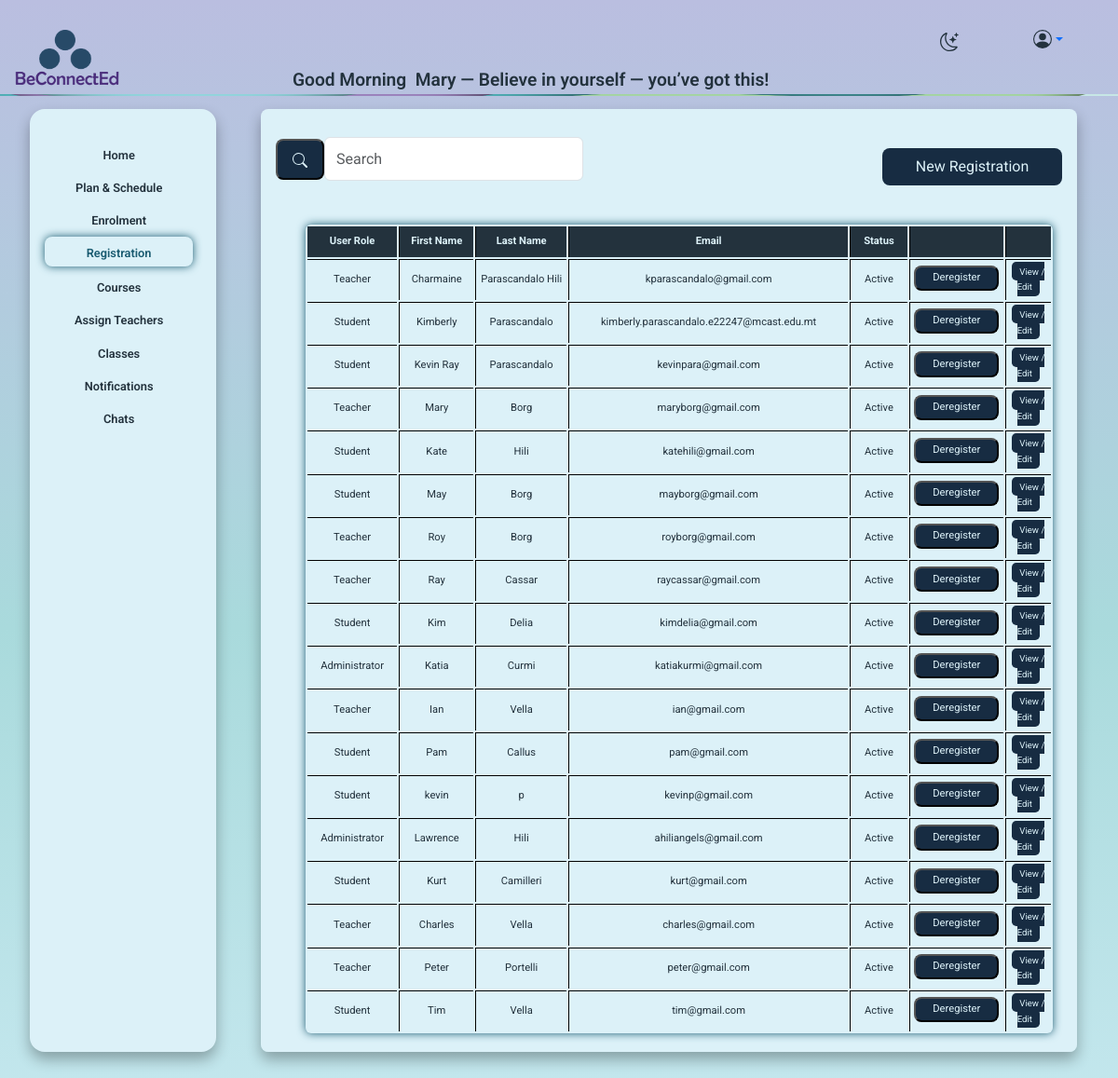
The app's page /registration_admin.php (signed in), older data.
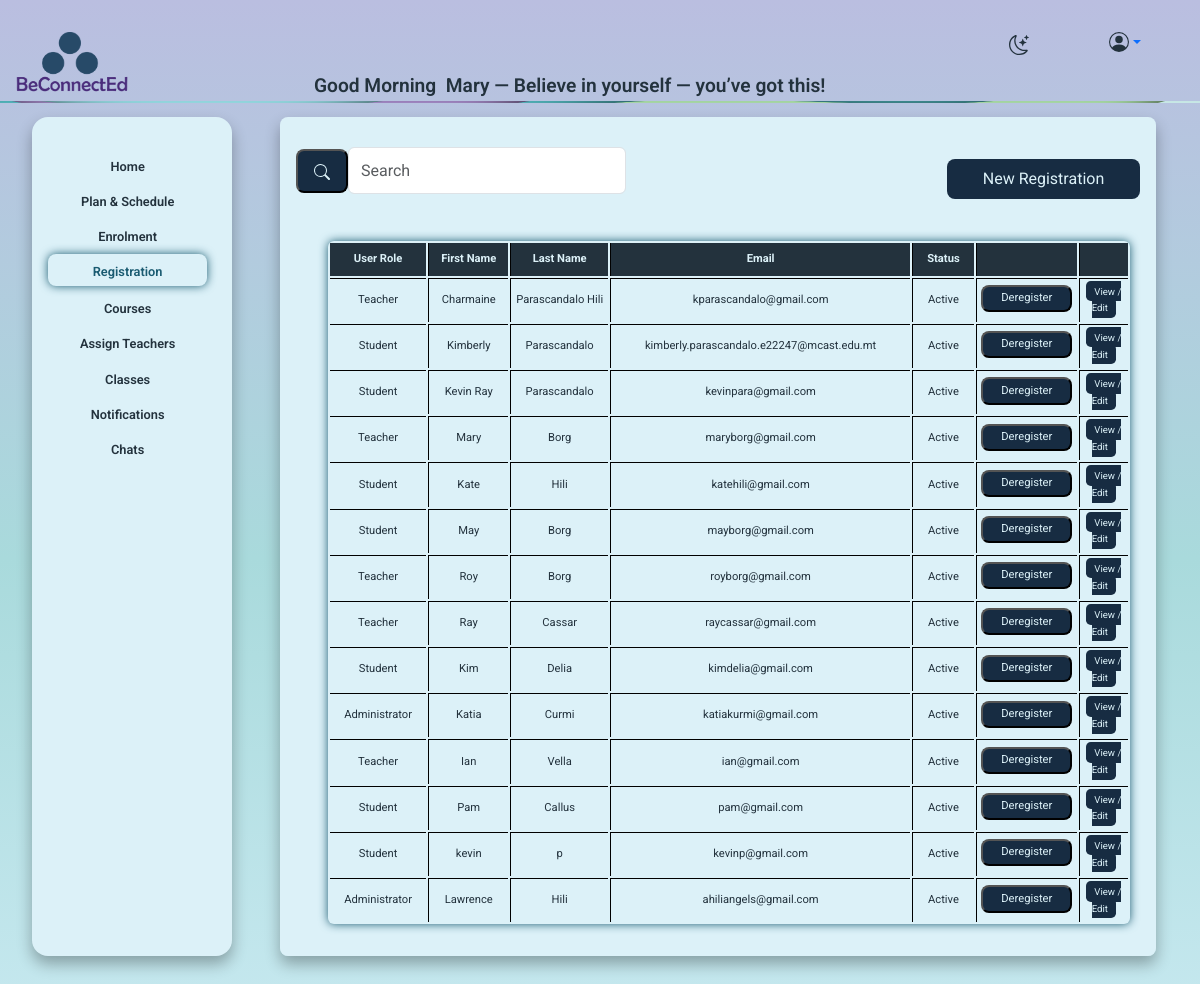
The same page, newer data.
### tables this page shows
CREATE TABLE `users` (
  `user_id` int(11) NOT NULL,
  `email` varchar(255) DEFAULT NULL,
  `password_hash` varchar(255) DEFAULT NULL,
  `first_name` varchar(255) DEFAULT NULL,
  `last_name` varchar(255) DEFAULT NULL,
  `date_of_birth` date DEFAULT NULL,
  `is_active` tinyint(1) DEFAULT 1,
  `created_at` datetime DEFAULT current_timestamp(),
  `profile_photo` varchar(255) DEFAULT NULL,
  `role_id` int(11) DEFAULT NULL,
  `institute_id` int(11) DEFAULT NULL,
  `must_change_password` tinyint(1) DEFAULT 1
);

CREATE TABLE `role` (
  `role_id` int(11) NOT NULL,
  `role_name` varchar(255) DEFAULT NULL
);

### includes/arrays.php (called while the page is built, shortened)
<?php
$message=array(
    "Let’s make today amazing!",
    "Welcome back — let’s get things done!",
    "You’re doing great — keep going!",
    "Your efforts matter. Keep shining!",
    "You’re capable of amazing things.",
    "A new day, a new chance to succeed.",
    "Believe in yourself — you’ve got this!",
    "Let’s make learning joyful today!",
    "Progress is progress — no matter how small.",
    "Today is full of possibilities.");
?>

### includes/functions.php (called while the page is built, shortened)
<?PHP
function getUsers($conn){
   $sql = "SELECT users.*, role.role_name
            FROM users
            JOIN role ON users.role_id = role.role_id";
$stmt = mysqli_stmt_init($conn);
if(!mysqli_stmt_prepare($stmt, $sql)) {
    exit();
}
mysqli_stmt_execute($stmt);
$result = mysqli_stmt_get_result($stmt);
return $result;
}

### registration_admin.php (the view, shortened to what this page needs)
<?php
include "includes/nav.php";
require_once 'includes/users.php'
?>
<div class="container-fluid">
  <div class="row">
      <div class="col-lg-2 col-md-3 p-0">
          <?php include 'includes/menuadmin.php'; ?>
      </div>
    <div class="col-1"></div>
  <div class="col-lg-9 col-md-8">
      <div class="row">
        <div class="col-12">
            <div class="form_bg">
            <div class="row align-items-center">
                <div class="col-lg-5 col-md-6 col-sm-4">
                    <form class="d-flex">
                        <button class="search_button btn-outline-success my-3" type="submit">
                            <svg xmlns="http://www.w3.org/2000/svg" width="16" height="16" fill="currentColor" class="bi bi-search" viewBox="0 0 16 16">
                                <path d="M11.742 10.344a6.5 6.5 0 1 0-1.397 1.398h-.001q.044.06.098.115l3.85 3.85a1 1 0 0 0 1.415-1.414l-3.85-3.85a1 1 0 0 0-.115-.1zM12 6.5a5.5 5.5 0 1 1-11 0 5.5 5.5 0 0 1 11 0"/>
                            </svg>
                        </button>
                         <input class="form-control me-2" type="search" placeholder="Search" aria-label="Search">
                    </form>
                </div>
                <div class="col-lg-3 col-md-4 col-sm-4 text-end">
                    <a href="new_registration_admin.php" class="button">New Registration</a>
                </div>
<div class="col-lg-12 col-md-12 col-sm-12">
<table class="table_admin"  >
  <tr>
    <th>User Role</th>
    <th>First Name</th>
    <th>Last Name</th>
    <th>Email</th>
    <th>Status</th>
     <th></th>
      <th></th>
  </tr>
  <?php
 $result = getUsers($conn);
while($row = mysqli_fetch_assoc($result)){
  echo '<tr>';
  echo '<td>' . $row['role_name'] . '</td>';
  echo '<td>' . $row['first_name'] . '</td>';
  echo '<td>' . $row['last_name'] . '</td>';
  echo '<td>' . $row['email'] . '</td>';
  echo '<td>' . ($row['is_active'] ? 'Active' : 'Inactive') . '</td>';
  echo '<td class="text-center">';
  if ($row['is_active']) {
      echo '<button type="button" class="button4" data-bs-toggle="modal" data-bs-target="#confirmModal"
              data-user-id="' . $row['user_id'] . '" data-action="inactivate">
              Deregister
            </button>';
  } else {
      echo '<button type="button" class="button4" data-bs-toggle="modal" data-bs-target="#confirmModal"
              data-user-id="' . $row['user_id'] . '" data-action="activate">
              Register
            </button>';
  }
  echo '</td>';
  echo '<td class="text-center">
          <a href="edit-registration.php?user_id=' . $row['user_id'] . '" class="button_table">View / Edit</a>
        </td>';
  echo '</tr>';
}
  ?>
                    </table>
                </div>
            </div>
        </div>
    </div>
</div>
</div>
</div>

### includes/nav.php (shortened to what this page needs)
<?php
$role_id = $_SESSION['role_id'] ?? null;
$homeUrl = 'login.php';
switch ((int)$role_id) {
  case 1: $homeUrl = 'teacher_index.php'; break;
}
require_once __DIR__ . '/arrays.php';
?>
<!DOCTYPE html>
<html lang="en">
<head>
    <link href="https://cdn.jsdelivr.net/npm/bootstrap@5.3.8/dist/css/bootstrap.min.css" rel="stylesheet">
 <link rel="stylesheet" href="css/style.css">
</head>
<body >
<div class="container-fluid  px-3">
  <div class="row">
    <div class="col-lg-3 col-md-3 col-sm-12 ">
<a href="<?php echo $homeUrl; ?>" id="logo">
  <img class="logo logo-img light"  src="assets/images/logo.png"  alt="be connected logo">
</a>
</div>
<div class="banner col-lg-7 col-md-7 col-sm-12 text-center" id="banner">
<?php
$hour = date("H");
  $greeting =
    $hour < 12 ? 'Good Morning' :
    ($hour < 18 ? 'Good Afternoon' : 'Good Evening');
?>
<span class="greeting">
    <?php echo htmlspecialchars($greeting) . ' '; ?>
<?php
$first = $_SESSION['first_name'] ?? '';
$last  = $_SESSION['last_name'] ?? '';
echo '&nbsp;' . htmlspecialchars(trim($first . ' ' . $last));
     if (isset($message)) {
        echo ' — ' . htmlspecialchars($message[array_rand($message)]);
    }
    ?>
      </div>
      <div class="col-1 " >
    <a href="" id="theme-switch" alt="dark or light mode button">
    </a>
</div>
<div class="col-1">
  <div class="dropdown">
    <a href="#"
       class="dropdown-toggle d-flex align-items-center profile-toggle"
       id="profileDropdown"
       data-bs-toggle="dropdown"
       data-bs-auto-close="outside"
       aria-expanded="false"
       style="text-decoration:none;">
    </a>
  </div>
</div>
  </div>
</div>
<img class="strip" src="assets/images/strip.png" alt="">
</body>
</html>

### includes/menuadmin.php (shortened to what this page needs)
<?php $currentPage = basename($_SERVER['PHP_SELF']); ?>
<div class="offcanvas-md offcanvas-start sidebar col-lg-2" id="sidebarMenu">
<div class="col">
    <div class="offcanvas-body">
        <ul class="nav flex-column">
           <li class="nav-item">
  <a class="nav-link <?php if ($currentPage == 'admin_index.php') echo 'active'; ?>" href="admin_index.php">
      Home
  </a>
</li>
<li class="nav-item">
  <a class="nav-link <?php if ($currentPage == 'plan_schedule_admin.php') echo 'active'; ?>" href="plan_schedule_admin.php">
      Plan & Schedule
  </a>
</li>
<li class="nav-item">
  <a class="nav-link <?php if ($currentPage == 'enrolment_admin.php') echo 'active'; ?>" href="enrolment_admin.php">
      Enrolment
  </a>
</li>
<li class="nav-item">
  <a class="nav-link <?php if ($currentPage == 'registration_admin.php') echo 'active'; ?>" href="registration_admin.php">
      Registration
  </a>
</li>
<li class="nav-item">
  <a class="nav-link <?php if ($currentPage == 'courses_admin.php') echo 'active'; ?>" href="courses_admin.php">
      Courses
  </a>
</li>
<li class="nav-item">
  <a class="nav-link <?php if ($currentPage == 'assign_teachers_admin.php') echo 'active'; ?>" href="assign_teachers_admin.php">
     Assign Teachers
  </a>
</li>
<li class="nav-item">
  <a class="nav-link <?php if ($currentPage == 'classes_admin.php') echo 'active'; ?>" href="classes_admin.php">
     Classes
  </a>
</li>
<li class="nav-item">
  <a class="nav-link <?php if ($currentPage == 'notifications_admin.php') echo 'active'; ?>" href="notifications_admin.php">
      Notifications
  </a>
</li>
<li class="nav-item">
  <a class="nav-link <?php if ($currentPage == 'chats_admin.php') echo 'active'; ?>" href="chats_admin.php">
      Chats
  </a>
</li>
        </ul>
    </div>
</div>
</div>

### css/style.css (style rules this page uses)
:root { --base-color: linear-gradient(to bottom, #babee0, #a9dadc, #ccebf3); --base-variant: #dcf1f8; --text-color: #23323d; --secondary-text: #1a5b71; --button-color: #172c42; --hover-button: #1a5b71; }
.logo { cursor: pointer; border-radius: .5rem; transition: box-shadow 0.2s ease; width: 7rem ; }
#logo { display: flex; position: fixed; cursor: pointer; }
#theme-switch svg { color: var(--button-color); cursor: pointer; transition: box-shadow 0.2s ease, color 0.2s ease; }
.profile-icon { flex-shrink: 0; justify-content: end; }
body { margin-top:2rem; padding: 0; min-height: 92vh; background: var(--base-color); background-attachment: fixed; font-family: Roboto, "Helvetica Neue", Helvetica, sans-serif; width: 100%; overflow: hidden; overflow-x: hidden; }
.sidebar { background-color: var(--base-variant); border-radius: 1rem; width: 100%; min-height: 75vh; max-width: 100%; margin-top: 1rem; margin-left: 2rem; margin-right: 1rem; box-shadow:0 8px 15px 0 #0000004d; position: relative; display: flex; overflow: auto; padding-top:2rem ; padding-left:1rem; padding-right: 1rem; z-index: 3; }
.nav-link { color: var(--text-color); font-size: .8rem; text-decoration: none ; font-weight: 550 ; padding-right: 2rem; padding-left: 2rem; justify-content: center; text-align: center; }
.nav-link.active { color: var(--secondary-text); box-shadow: 0 0 10px var(--secondary-text); border-radius: .5rem; height:2rem ; width: auto; margin-bottom: .3rem; }
.offcanvas-md { background-color:var(--base-variant) !important; border-radius: 1rem; }
.strip { width: 100%; position: fixed; }
.banner { display: flex; color: var(--text-color); font-size :1.2rem; font-weight: 600; margin-top: 2.5rem; }
.form_bg { box-shadow:0 8px 15px 0 #0000004d; color: var(--secondary-text); border-radius: .5rem; background-color: var(--base-variant); width: 100%; margin-top: 1rem; margin-left: -2rem; min-height: 75vh; max-height: 75vh; padding: 1rem; text-align: center; overflow-y: auto; overflow-x: hidden; display: flex; flex-direction: column; justify-content: top; }
td { text-align: center; width: 1rem; }
.form-control { width: 100% !important; margin: .9rem .9rem .9rem 0rem; }
.button { width: 100% !important; text-decoration: none; color: var( --base-variant); border-radius: .5rem; margin-top: 1rem; padding: .5rem 1rem .5rem 1rem; background-color:var(--button-color); }
button.button, a.button { width: 100%; text-decoration: none; color: var(--base-variant); border-radius: .5rem; margin-top: 1rem; padding: .5rem 1rem; background-color: var(--button-color); border: none; display: block; text-align: center; }
.button4 { width: 100% !important; text-decoration: none; color: var( --base-variant); border-radius: .5rem; margin-bottom: .2rem; padding: .2rem .5rem .2rem .5rem; background-color:var(--button-color); }
.search_button { text-decoration: none; color: var( --base-variant); border-radius: .5rem; margin-top: 1rem; padding: .5rem 1rem .5rem 1rem; background-color:var(--button-color); }
.button_table { font-size: .6rem; text-decoration: none; color: var( --base-variant); background-color:var(--button-color); border-radius: .3rem; padding: .3rem .5rem .3rem .5rem; align-content: center !important; width: 100vh !important; }
table { border-collapse:separate; border-radius:6px; margin: 2rem; box-shadow: 0 0 10px var(--secondary-text); padding: 0%; width: 95% !important; }
.table_admin { color: var(--text-color); }
td, th { border-left:solid black 1px; border-top:solid black 1px; }
td { padding: .3rem; font-size: .7rem; }
th { background-color: var(--text-color); padding: .5rem; border-top: none; color: var(--base-variant); font-size: .7rem; }
td:first-child, th:first-child { border-left: none; }

Row changes from the older to the newer data that the page shows:
removed users: role.role_name "Student", first_name "Kurt", last_name "Camilleri", email "kurt@gmail.com", is_active "Active"
removed users: role.role_name "Teacher", first_name "Charles", last_name "Vella", email "charles@gmail.com", is_active "Active"
removed users: role.role_name "Teacher", first_name "Peter", last_name "Portelli", email "peter@gmail.com", is_active "Active"
removed users: role.role_name "Student", first_name "Tim", last_name "Vella", email "tim@gmail.com", is_active "Active"
